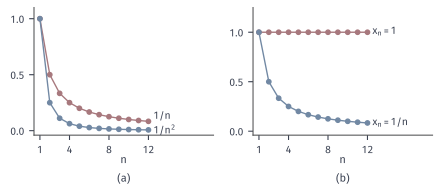

Generate this figure with Python:
from pathlib import Path
import sys
ROOT = next(p for p in Path(__file__).resolve().parents if (p/"build.sh").is_file() and (p/"tex/book.tex").is_file())
sys.path.insert(0, str(ROOT/"figures/00-shared/mathematical-preliminaries-upper/00-shared/comprehension-figures"))
from support import figure, save, BLUE, GREEN, YELLOW, RED, PURPLE, INK, MUTED, GRID, BLUE_FILL, GREEN_FILL, YELLOW_FILL, RED_FILL, PURPLE_FILL
import numpy as np

def panel_labels(fig, axes, y=.02):
    for ax, s in zip(axes, "(a) (b) (c)".split()):
        q = ax.get_position(); fig.text((q.x0+q.x1)/2, y, s, ha="center", va="bottom")

# Picard condition for A(x_n)=(x_n/n) on l^2. Data g^(1)_n=1/n^2 and g^(2)_n=1/n; formal solutions n g_n.
fig, axes = figure(width_mm=112, height_mm=48, ncols=2)
fig.set_layout_engine(None)
fig.subplots_adjust(left=.075, right=.985, top=.96, bottom=.28, wspace=.22)
n = np.arange(1, 13)
ax = axes[0]
ax.plot(n, 1/n, color=RED, lw=1.0, marker='o', ms=3.2)
ax.plot(n, 1/n**2, color=BLUE, lw=1.0, marker='o', ms=3.2)
ax.text(12.5, .125, '$1/n$', va='center', fontsize=7.5)
ax.text(12.5, .0, '$1/n^2$', va='center', fontsize=7.5)
ax.set_xlim(.4, 18.6)
ax.set_ylim(-.04, 1.1); ax.set_xticks([1, 4, 8, 12]); ax.set_yticks([0, .5, 1]); ax.set_xlabel('$n$', labelpad=0)
ax = axes[1]
ax.plot(n, np.ones_like(n), color=RED, lw=1.0, marker='o', ms=3.2)
ax.plot(n, 1/n, color=BLUE, lw=1.0, marker='o', ms=3.2)
ax.text(12.5, 1.0, '$x_n=1$', va='center', fontsize=7.5)
ax.text(12.5, .083, '$x_n=1/n$', va='center', fontsize=7.5)
ax.set_xlim(.4, 18.6)
ax.set_ylim(-.04, 1.25); ax.set_xticks([1, 4, 8, 12]); ax.set_yticks([0, .5, 1]); ax.set_xlabel('$n$', labelpad=0)
panel_labels(fig, axes)
save(fig, Path(__file__).resolve().parent, 'figure', {'formula': 'A(x_n)=(x_n/n); sigma_n=1/n; x_n=n g_n; g=1/n^2 gives 1/n, g=1/n gives 1'})
